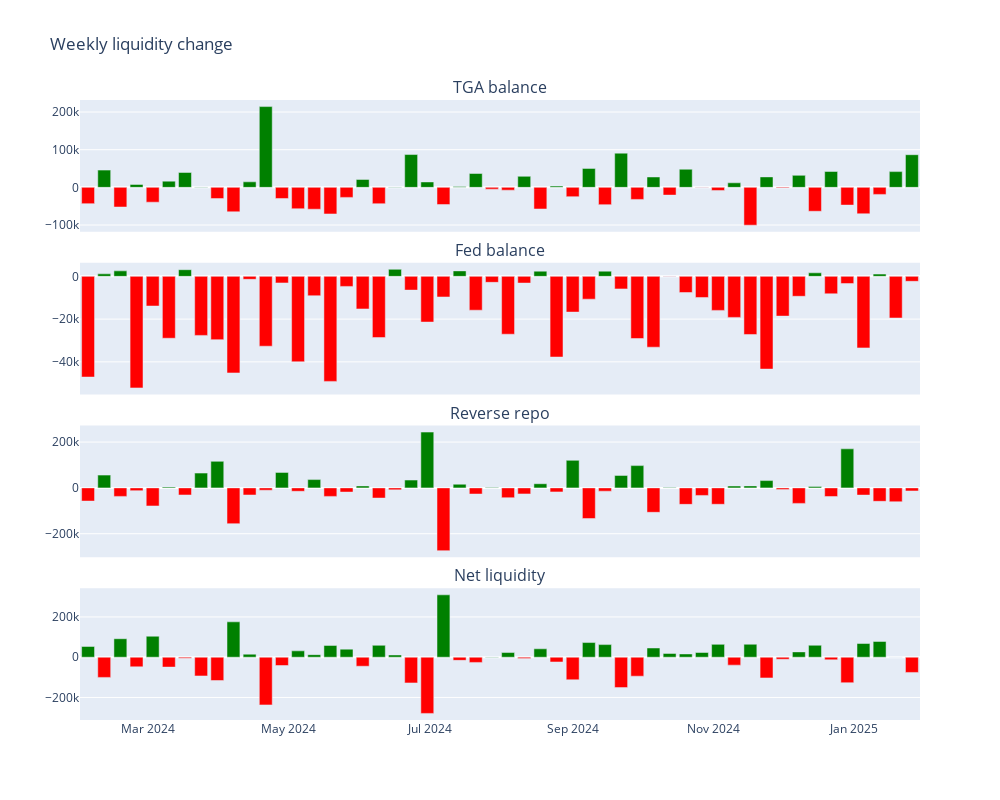

The notebook cell saved with this chart:
### Code cell
fig = make_subplots(
    rows=4,
    cols=1,
    shared_xaxes=True,
    subplot_titles=("TGA balance", "Fed balance", "Reverse repo", "Net liquidity"),
    vertical_spacing=0.05,
)

for i, column in enumerate(weekly_liquidity_change.columns, start=1):
    data = weekly_liquidity_change[column]
    colors = ["green" if val > 0 else "red" for val in data]
    fig.add_trace(
        go.Bar(x=data.index, y=data, marker_color=colors, name=column), row=i, col=1
    )

fig.update_layout(
    title_text="Weekly liquidity change",
    height=800,
    width=1000,
    showlegend=False,
)

fig.show()

### Figure 1 — Plotly figure (JSON) as saved in the notebook; plotly's stock layout.template omitted (floating-point values rounded to 4 significant figures)
{"data": [{"marker": {"color": ["red", "green", "red", "green", "red", "green", "green", "green", "red", "red", "green", "green", "red", "red", "red", "red", "red", "green", "red", "green", "green", "green", "red", "green", "green", "red", "red", "green", "red", "green", "red", "green", "red", "green", "red", "green", "red", "green", "red", "red", "green", "red", "green", "red", "green", "red", "green", "red", "red", "red", "green", "green"]}, "name": "tga_balance", "type": "bar", "x": ["2024-02-04T00:00:00", "2024-02-11T00:00:00", "2024-02-18T00:00:00", "2024-02-25T00:00:00", "2024-03-03T00:00:00", "2024-03-10T00:00:00", "2024-03-17T00:00:00", "2024-03-24T00:00:00", "2024-03-31T00:00:00", "2024-04-07T00:00:00", "2024-04-14T00:00:00", "2024-04-21T00:00:00", "2024-04-28T00:00:00", "2024-05-05T00:00:00", "2024-05-12T00:00:00", "2024-05-19T00:00:00", "2024-05-26T00:00:00", "2024-06-02T00:00:00", "2024-06-09T00:00:00", "2024-06-16T00:00:00", "2024-06-23T00:00:00", "2024-06-30T00:00:00", "2024-07-07T00:00:00", "2024-07-14T00:00:00", "2024-07-21T00:00:00", "2024-07-28T00:00:00", "2024-08-04T00:00:00", "2024-08-11T00:00:00", "2024-08-18T00:00:00", "2024-08-25T00:00:00", "2024-09-01T00:00:00", "2024-09-08T00:00:00", "2024-09-15T00:00:00", "2024-09-22T00:00:00", "2024-09-29T00:00:00", "2024-10-06T00:00:00", "2024-10-13T00:00:00", "2024-10-20T00:00:00", "2024-10-27T00:00:00", "2024-11-03T00:00:00", "2024-11-10T00:00:00", "2024-11-17T00:00:00", "2024-11-24T00:00:00", "2024-12-01T00:00:00", "2024-12-08T00:00:00", "2024-12-15T00:00:00", "2024-12-22T00:00:00", "2024-12-29T00:00:00", "2025-01-05T00:00:00", "2025-01-12T00:00:00", "2025-01-19T00:00:00", "2025-01-26T00:00:00"], "xaxis": "x", "y": [-43227, 45761, -52194, 7737, -39343, 16546, 39508, 848, -29774, -64879, 14637, 214438, -29526, -56828, -57949, -70584, -26624, 20973, -43418, 797, 87121, 14372, -45639, 2306, 36787, -4724, -7470, 29301, -57422, 3297, -24721, 50323, -45906, 90809, -32035, 27546, -20551, 48099, -320, -8249, 12049, -100367, 27752, -1785, 31876, -63429, 42164, -47088, -70124, -18693, 41773, 86686], "yaxis": "y"}, {"marker": {"color": ["red", "green", "green", "red", "red", "red", "green", "red", "red", "red", "red", "red", "red", "red", "red", "red", "red", "red", "red", "green", "red", "red", "red", "green", "red", "red", "red", "red", "green", "red", "red", "red", "green", "red", "red", "red", "red", "red", "red", "red", "red", "red", "red", "red", "red", "green", "red", "red", "red", "green", "red", "red"]}, "name": "fed_balance", "type": "bar", "x": ["2024-02-04T00:00:00", "2024-02-11T00:00:00", "2024-02-18T00:00:00", "2024-02-25T00:00:00", "2024-03-03T00:00:00", "2024-03-10T00:00:00", "2024-03-17T00:00:00", "2024-03-24T00:00:00", "2024-03-31T00:00:00", "2024-04-07T00:00:00", "2024-04-14T00:00:00", "2024-04-21T00:00:00", "2024-04-28T00:00:00", "2024-05-05T00:00:00", "2024-05-12T00:00:00", "2024-05-19T00:00:00", "2024-05-26T00:00:00", "2024-06-02T00:00:00", "2024-06-09T00:00:00", "2024-06-16T00:00:00", "2024-06-23T00:00:00", "2024-06-30T00:00:00", "2024-07-07T00:00:00", "2024-07-14T00:00:00", "2024-07-21T00:00:00", "2024-07-28T00:00:00", "2024-08-04T00:00:00", "2024-08-11T00:00:00", "2024-08-18T00:00:00", "2024-08-25T00:00:00", "2024-09-01T00:00:00", "2024-09-08T00:00:00", "2024-09-15T00:00:00", "2024-09-22T00:00:00", "2024-09-29T00:00:00", "2024-10-06T00:00:00", "2024-10-13T00:00:00", "2024-10-20T00:00:00", "2024-10-27T00:00:00", "2024-11-03T00:00:00", "2024-11-10T00:00:00", "2024-11-17T00:00:00", "2024-11-24T00:00:00", "2024-12-01T00:00:00", "2024-12-08T00:00:00", "2024-12-15T00:00:00", "2024-12-22T00:00:00", "2024-12-29T00:00:00", "2025-01-05T00:00:00", "2025-01-12T00:00:00", "2025-01-19T00:00:00", "2025-01-26T00:00:00"], "xaxis": "x2", "y": [-47106, 1176, 2574, -52191, -13876, -28950, 3112, -27621, -29609, -45181, -1382, -32670, -3072, -39960, -9066, -49136, -4706, -15247, -28632, 3287, -6432, -21379, -9643, 2559, -15832, -2792, -27064, -3135, 2432, -37736, -16714, -10671, 2434, -5864, -29078, -33134, -85, -7556, -9876, -15918, -19191, -27191, -43377, -18591, -9313, 1658, -8153, -3369, -33472, 1063, -19484, -2310], "yaxis": "y2"}, {"marker": {"color": ["red", "green", "red", "red", "red", "green", "red", "green", "green", "red", "red", "red", "green", "red", "green", "red", "red", "green", "red", "red", "green", "green", "red", "green", "red", "green", "red", "red", "green", "red", "green", "red", "red", "green", "green", "red", "green", "red", "red", "red", "green", "green", "green", "red", "red", "green", "red", "green", "red", "red", "red", "red"]}, "name": "reverse_repo", "type": "bar", "x": ["2024-02-04T00:00:00", "2024-02-11T00:00:00", "2024-02-18T00:00:00", "2024-02-25T00:00:00", "2024-03-03T00:00:00", "2024-03-10T00:00:00", "2024-03-17T00:00:00", "2024-03-24T00:00:00", "2024-03-31T00:00:00", "2024-04-07T00:00:00", "2024-04-14T00:00:00", "2024-04-21T00:00:00", "2024-04-28T00:00:00", "2024-05-05T00:00:00", "2024-05-12T00:00:00", "2024-05-19T00:00:00", "2024-05-26T00:00:00", "2024-06-02T00:00:00", "2024-06-09T00:00:00", "2024-06-16T00:00:00", "2024-06-23T00:00:00", "2024-06-30T00:00:00", "2024-07-07T00:00:00", "2024-07-14T00:00:00", "2024-07-21T00:00:00", "2024-07-28T00:00:00", "2024-08-04T00:00:00", "2024-08-11T00:00:00", "2024-08-18T00:00:00", "2024-08-25T00:00:00", "2024-09-01T00:00:00", "2024-09-08T00:00:00", "2024-09-15T00:00:00", "2024-09-22T00:00:00", "2024-09-29T00:00:00", "2024-10-06T00:00:00", "2024-10-13T00:00:00", "2024-10-20T00:00:00", "2024-10-27T00:00:00", "2024-11-03T00:00:00", "2024-11-10T00:00:00", "2024-11-17T00:00:00", "2024-11-24T00:00:00", "2024-12-01T00:00:00", "2024-12-08T00:00:00", "2024-12-15T00:00:00", "2024-12-22T00:00:00", "2024-12-29T00:00:00", "2025-01-05T00:00:00", "2025-01-12T00:00:00", "2025-01-19T00:00:00", "2025-01-26T00:00:00"], "xaxis": "x3", "y": [-57406, 55753, -37050, -12018, -78842, 3538, -30926, 64654, 115897, -156109, -30997, -10088, 67678, -14747, 36269, -37061, -18134, 8567, -44344, -8577, 34155, 243530, -273938, 15958, -26789, 1456, -42784, -26275, 18119, -17421, 120234, -133859, -14320, 54365, 97202, -106506, 1723, -71843, -32892, -71524, 8145, 8779, 31854, -6627, -67610.0, 5763.0, -37421, 170383, -31362, -58577, -60473, -13355], "yaxis": "y3"}, {"marker": {"color": ["green", "red", "green", "red", "green", "red", "red", "red", "red", "green", "green", "red", "red", "green", "green", "green", "green", "red", "green", "green", "red", "red", "green", "red", "red", "green", "green", "red", "green", "red", "red", "green", "green", "red", "red", "green", "green", "green", "green", "green", "red", "green", "red", "red", "green", "green", "red", "red", "green", "green", "red", "red"]}, "name": "net_liquidity", "type": "bar", "x": ["2024-02-04T00:00:00", "2024-02-11T00:00:00", "2024-02-18T00:00:00", "2024-02-25T00:00:00", "2024-03-03T00:00:00", "2024-03-10T00:00:00", "2024-03-17T00:00:00", "2024-03-24T00:00:00", "2024-03-31T00:00:00", "2024-04-07T00:00:00", "2024-04-14T00:00:00", "2024-04-21T00:00:00", "2024-04-28T00:00:00", "2024-05-05T00:00:00", "2024-05-12T00:00:00", "2024-05-19T00:00:00", "2024-05-26T00:00:00", "2024-06-02T00:00:00", "2024-06-09T00:00:00", "2024-06-16T00:00:00", "2024-06-23T00:00:00", "2024-06-30T00:00:00", "2024-07-07T00:00:00", "2024-07-14T00:00:00", "2024-07-21T00:00:00", "2024-07-28T00:00:00", "2024-08-04T00:00:00", "2024-08-11T00:00:00", "2024-08-18T00:00:00", "2024-08-25T00:00:00", "2024-09-01T00:00:00", "2024-09-08T00:00:00", "2024-09-15T00:00:00", "2024-09-22T00:00:00", "2024-09-29T00:00:00", "2024-10-06T00:00:00", "2024-10-13T00:00:00", "2024-10-20T00:00:00", "2024-10-27T00:00:00", "2024-11-03T00:00:00", "2024-11-10T00:00:00", "2024-11-17T00:00:00", "2024-11-24T00:00:00", "2024-12-01T00:00:00", "2024-12-08T00:00:00", "2024-12-15T00:00:00", "2024-12-22T00:00:00", "2024-12-29T00:00:00", "2025-01-05T00:00:00", "2025-01-12T00:00:00", "2025-01-19T00:00:00", "2025-01-26T00:00:00"], "xaxis": "x4", "y": [53527, -100338, 91818, -47910, 104309, -49034, -5470, -93123, -115732, 175807, 14978, -237020, -41224, 31615, 12614, 58509, 40052, -44787, 59130, 11067, -127708, -279281, 309934, -15705, -25830, 476, 23190, -6161, 41735, -23612, -112227, 72865, 62660, -151038, -94245, 45826, 18743, 16188, 23336, 63855, -39385, 64397, -102983, -10179, 26424, 59324, -12896, -126664, 68014, 78333, -784, -75641], "yaxis": "y4"}], "layout": {"annotations": [{"font": {"size": 16}, "showarrow": false, "text": "TGA balance", "x": 0.5, "xanchor": "center", "xref": "paper", "y": 1, "yanchor": "bottom", "yref": "paper"}, {"font": {"size": 16}, "showarrow": false, "text": "Fed balance", "x": 0.5, "xanchor": "center", "xref": "paper", "y": 0.7375, "yanchor": "bottom", "yref": "paper"}, {"font": {"size": 16}, "showarrow": false, "text": "Reverse repo", "x": 0.5, "xanchor": "center", "xref": "paper", "y": 0.475, "yanchor": "bottom", "yref": "paper"}, {"font": {"size": 16}, "showarrow": false, "text": "Net liquidity", "x": 0.5, "xanchor": "center", "xref": "paper", "y": 0.2125, "yanchor": "bottom", "yref": "paper"}], "height": 800, "showlegend": false, "title": {"text": "Weekly liquidity change"}, "width": 1000, "xaxis": {"anchor": "y", "domain": [0, 1], "matches": "x4", "showticklabels": false}, "xaxis2": {"anchor": "y2", "domain": [0, 1], "matches": "x4", "showticklabels": false}, "xaxis3": {"anchor": "y3", "domain": [0, 1], "matches": "x4", "showticklabels": false}, "xaxis4": {"anchor": "y4", "domain": [0, 1]}, "yaxis": {"anchor": "x", "domain": [0.7875, 1]}, "yaxis2": {"anchor": "x2", "domain": [0.525, 0.7375]}, "yaxis3": {"anchor": "x3", "domain": [0.2625, 0.475]}, "yaxis4": {"anchor": "x4", "domain": [0, 0.2125]}}}
